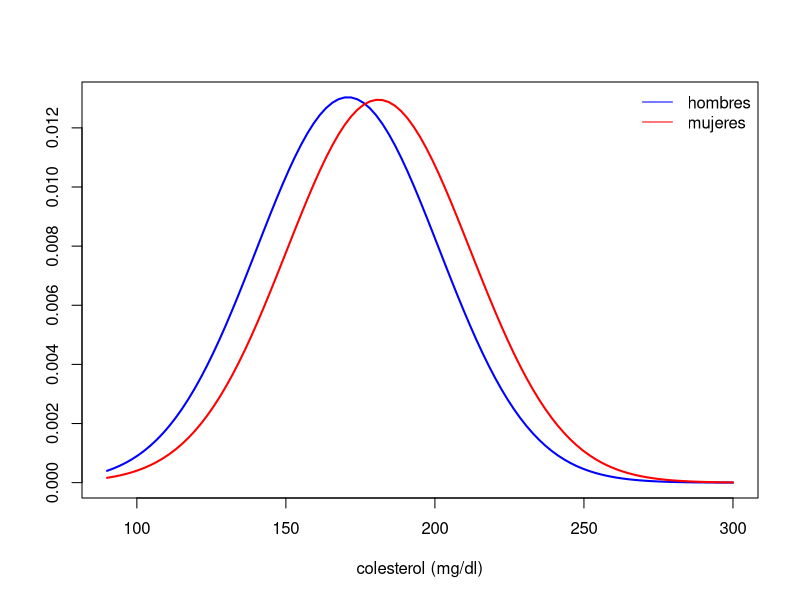
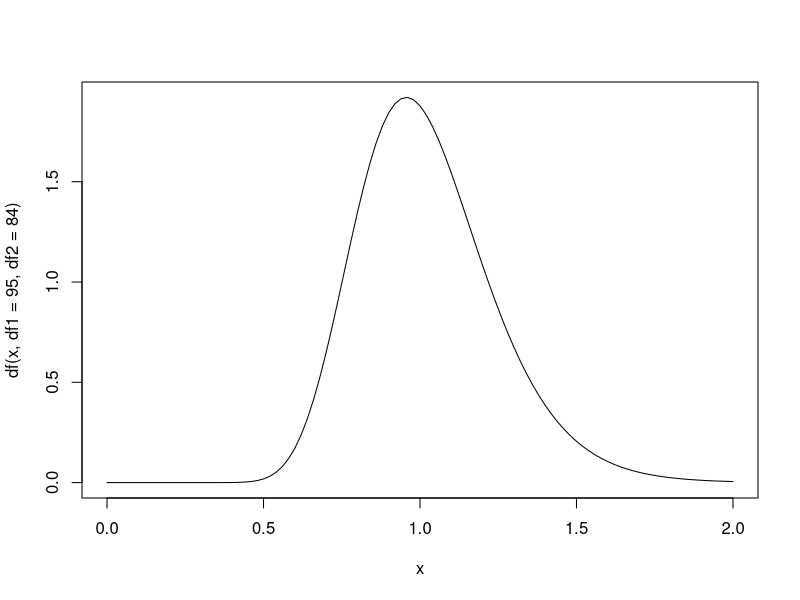
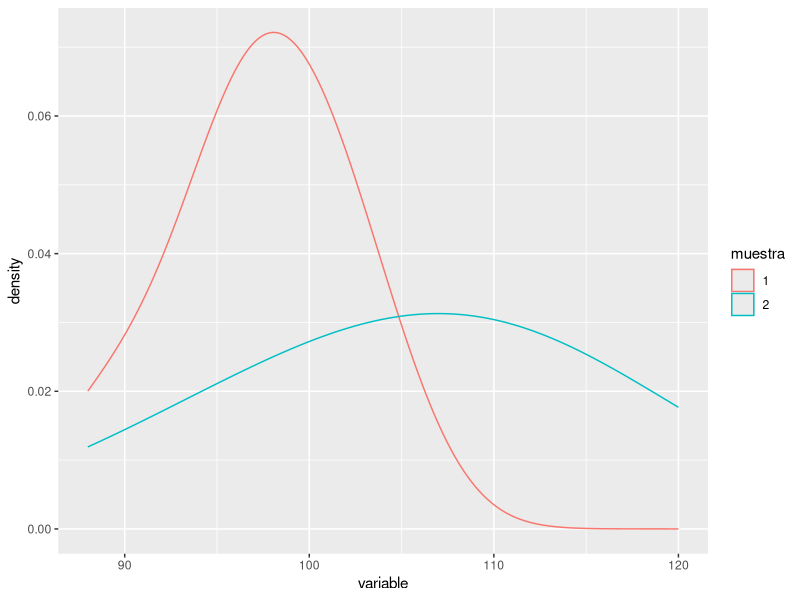

The R source for these figures, in order:
########## Problema guía ##########
#### Ejercicio 10 #######

plot(function(x){dnorm(x,mean=170.8, sd=30.6)}, 90, 300, lwd=2,col='blue',
     ylab = ' ',xlab='colesterol (mg/dl)')
plot(function(x){dnorm(x,mean=181.1, sd=30.8)}, 90, 300, add = T,lwd=2,col='red')
legend('topright',c('hombres','mujeres'),lty=c(1,1),col = c('blue','red'),bty='n')

curve(df(x,df1 = 95,df2 = 84),from=0,to=2)

set.seed(333)
var.test(rnorm(96,mean=170.8, sd=30.6),rnorm(85,mean=181.1, sd=30.8))

############# Otro ejemplo ############
# Se quiere estudiar qué aumenta más la presión sanguínea: 
# (1) resistir las tonterías del cuñado en la comida de Navidad, o 
# (2) estar esperando ansioso por un paquete pedido por internet y, 
# luego de estar toda la tarde en casa, descubrir que el repartidor ha 
# pegado un papel en tu buzón donde dice “Ausente en el momento del reparto”.
# 
# Para ello se seleccionan dos grupos, se les somete a la tortura explicada, 
# y luego se obtienen las presiones sistólicas al finalizar la sesión:

x <- c(104,88,100,98,102,92,96,100,96,96)
y <- c(100,102,96,106,110,110,120,112,112,90)

# ¿Puede considerarse que las presiones medias son iguales en ambos casos?
# ¿Y las varianzas?

t.test(x,y)
var.test(x, y)


datos<- data.frame(as.factor(c(rep(1,length(x)),rep(2,length(y)))),c(x,y))
names(datos)<- c("muestra","variable")

library(ggplot2)
ggplot(datos, aes(col=muestra))+ 
  geom_density(aes(x=variable),adjust=2) 
